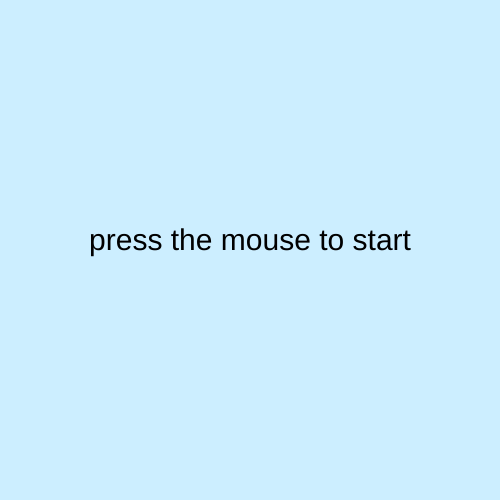
Frame 1 (no input)
Frame 60 (no input): identical to frame 1, image omitted
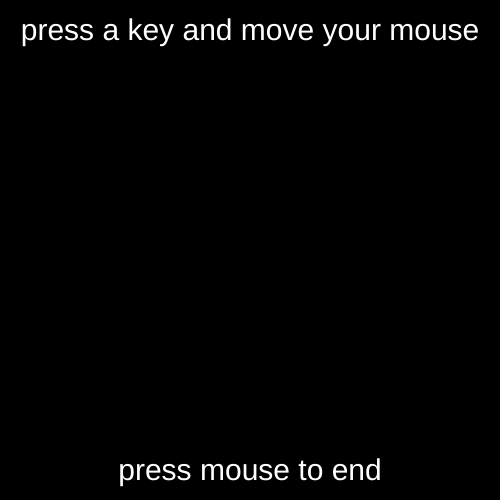
Frame 120 (the mouse pressed at the canvas centre since frame 60)

The p5.js sketch that drew these frames (run headless with seeded random() and noise() and a simulated clock; from frame 60 on, the mouse is pressed at the canvas centre):

// p5.js sketch
// ── sketch.js
let canvasSize = 500;
let currentScene = 0;
let numScenes = 2;

let hue = 0;
const maxHue = 360;

function setup() { 
  createCanvas(canvasSize, canvasSize);
  fill("white");
  textSize(30);
  textAlign(CENTER);
  colorMode(HSB);
}

function draw() {
  if(currentScene === 0) {
    drawScene0();
  }
  else if(currentScene === 1) {
    drawScene1();
  }
}

function mousePressed() {
  currentScene++;
  if(currentScene >= numScenes) {
    currentScene = 0;
  }
  if(currentScene === 1) {
    background(0);
    fill(0, 0, 255);
    text("press a key and move your mouse", width/2, 40);
    text("press mouse to end", width/2, height - 20);
  }

}

function drawScene0() {
    background(200, 20, 250);
    fill(0, 0, 0);
    text("press the mouse to start", width/2, height/2);
}

function drawScene1() {
  let topBound = 70;
  let bottomBound = height - 50;
  if(keyIsPressed && mouseY > topBound && mouseY < bottomBound) {
    fill(hue, 255, 255);
    text(key, mouseX, mouseY);
    hue = hue + 1 % maxHue;
  }
  
}
